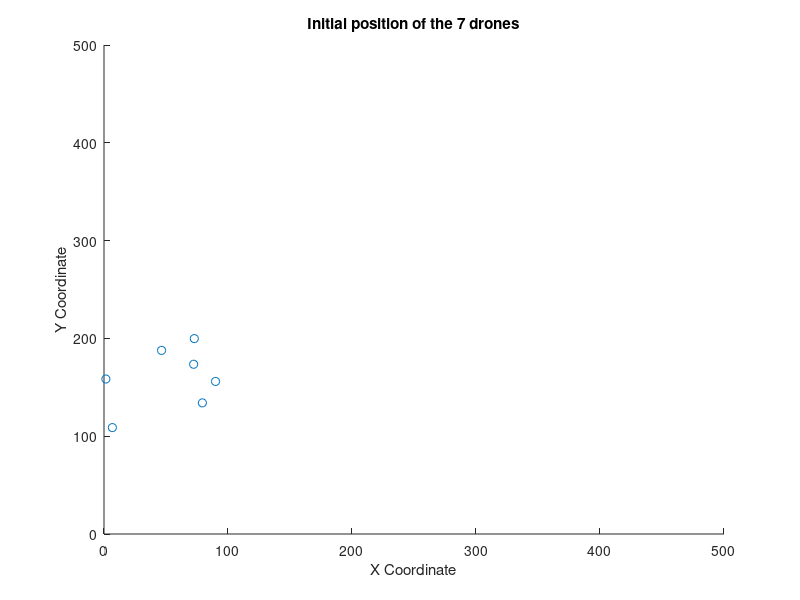
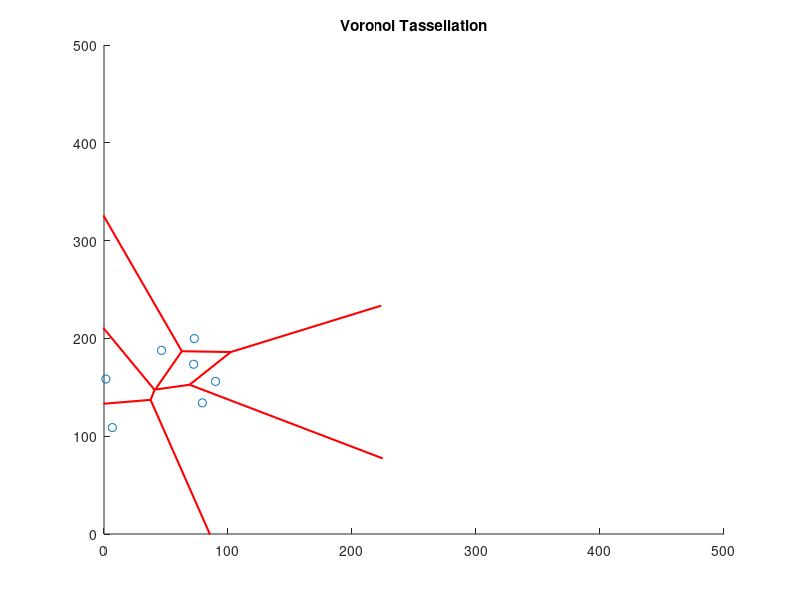
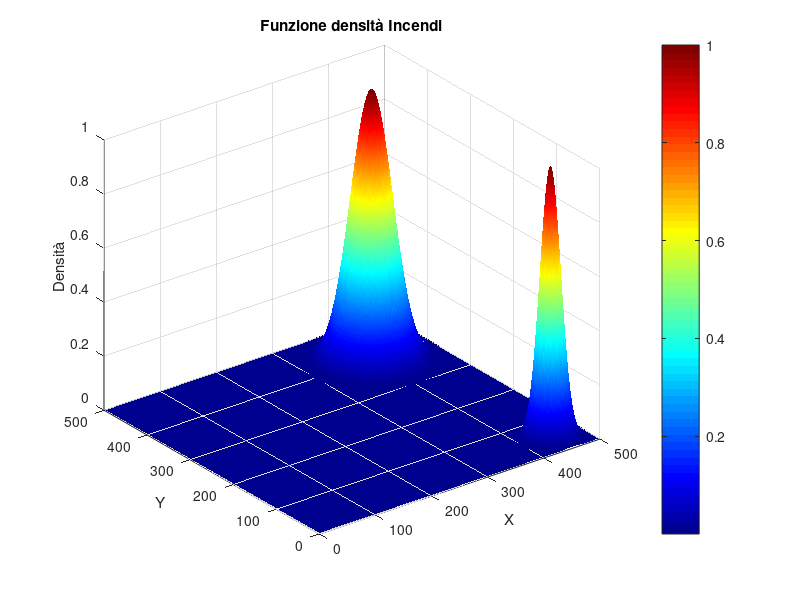
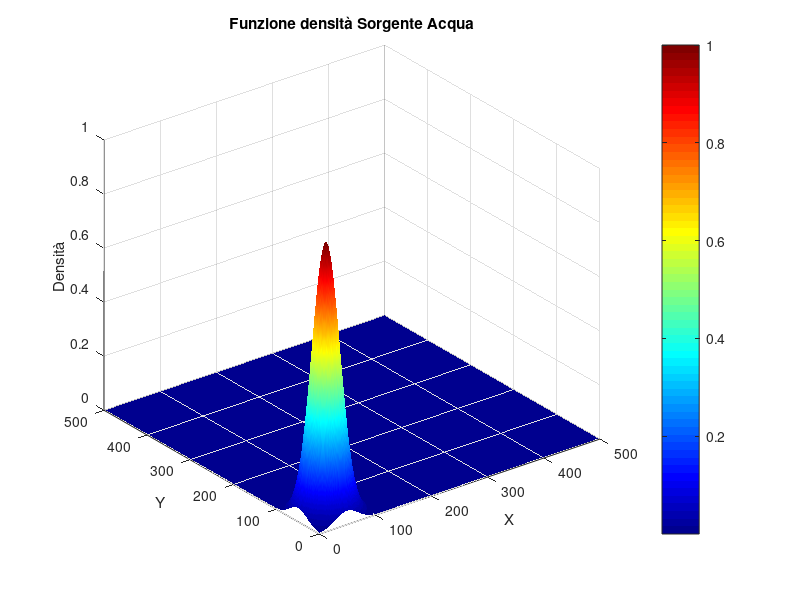

Here is the MATLAB script that generated these plots, in order: (Note: this script raises an error after producing the figures.)
clear all;
close all;
clc;

% Parameters
DO_SIMULATION = true;
INITIAL_VALUES = false;
PLOT_TRAJECTORIES = false;
SAVE_TRAJECTORIES = false;
vel_max = 800; 
inc_threshold1 = 30;  % Distance that has to be reach from the fire 1 
inc_threshold2 = 15;  % Distance that has to be reach from the fire 2
wat_threshold = 20;   % Distance that has to be reach from the water source to refill
refill_time = 20;

numDrones = 7;      % Set the number of drones
dimgrid = [500 500];   % Define the dimensions of the grid
kp = 20;   % Proportional gain for the Lyoid control 

points = zeros(numDrones,2);

% Generate random starting positions for each point
x = rand(numDrones, 1) * 100;   % Random x coordinates
y = 100 + rand(numDrones, 1) * 100;  % Random y coordinates

points = [x,y];

% Plot the points on a figure
figure(1);
scatter(points(:,1),points(:,2));
axis([0 dimgrid(1) 0 dimgrid(2)]); 
xlabel('X Coordinate');
ylabel('Y Coordinate');
title(sprintf('Initial position of the %d drones', numDrones));

% Compute and plot Voronoi tessellation
[vx, vy] = voronoi(points(:,1), points(:,2));

figure(2);
hold on;
plot(vx, vy, 'r-', 'LineWidth', 1.5);
axis([0 dimgrid(1) 0 dimgrid(2)]); 
scatter(points(:,1),points(:,2));
title('Voronoi Tassellation');

%% Density function for fires

% Fires Positions
x_fire1 = 400;
y_fire1 = 400;
x_fire2 = 450;
y_fire2 = 50;

% Water Positions
x_water = 50;
y_water = 50;

pos_fire1 = [x_fire1, y_fire1];
pos_fire2 = [x_fire2, y_fire2];
pos_water = [x_water, y_water];

% Standard deviations of fires and water source
sigma_fire1 = 30;
sigma_fire2 = 15;
sigma_water = 20;

% Creazione della griglia di punti
[x_m, y_m] = meshgrid(1:dimgrid(1), 1:dimgrid(2));

% Calcolo della distribuzione gaussiana
G_fire = exp(-(((x_m - x_fire1).^2) / (2 * sigma_fire1^2) + ((y_m - y_fire1).^2) / (2 * sigma_fire1^2))) + exp(-(((x_m - x_fire2).^2) / (2 * sigma_fire2^2) + ((y_m - y_fire2).^2) / (2 * sigma_fire2^2)));
G_water = exp(-(((x_m - x_water).^2) / (2 * sigma_water^2) + ((y_m - y_water).^2) / (2 * sigma_water^2)));

% Visualizzazione in 3D
figure(3);
surf(x_m, y_m, G_fire);
shading interp; % Per rendere la superficie più liscia
colormap jet;
colorbar;
xlabel('X');
ylabel('Y');
zlabel('Densità');
title('Funzione densità Incendi');
drawnow;
hold off;

figure(4);
surf(x_m, y_m, G_water);
shading interp; % Per rendere la superficie più liscia
colormap jet;
colorbar;
xlabel('X');
ylabel('Y');
zlabel('Densità');
title('Funzione densità Sorgente Acqua');
drawnow;
hold off;

status = ones(numDrones,1); 
% status = 1 il drone è carico di acqua e sta andando verso l'incendio
% status = 2 il drone è scarico di acqua e sta andando a rifornirsi 

%% Initial Voronoi Tassellation
[areas,centroids,vel] = voronoi_function(dimgrid,points,kp,G_fire,G_water,status);
if INITIAL_VALUES
    sum_areas = sum(areas);
    for i = 1:length(areas)
        fprintf('Initial areas %d: %f\n',i,areas(i));
    end
    disp(sum_areas)
    for i = 1:length(areas)
        fprintf('Initial centroids coordinates %d: [%f,%f]\n',i,centroids(i,1),centroids(i,2));
    end
    disp(sum_areas)
end

%% Simulation 

dt = 0.01;
T_sim = 500;

trajectories = zeros(numDrones,2,T_sim);

nx = points;
trajectories(:,:,1) = nx;

% Prepare figure for simulation
figure(5);
colors = lines(numDrones);
hold on;
axis([0 dimgrid(1) 0 dimgrid(2)]);
xlabel('X Coordinate');
ylabel('Y Coordinate');
title('Lloyd Simulation');

if DO_SIMULATION
    wait_counter = -ones(numDrones,1);
    count = -ones(numDrones,1);

    for i = 1:numDrones
        if count(i) == 0
            count(i) = -1;
            wait_counter(i) = -1;
        end
    end

    for t = 2:T_sim

        dist_inc1 = pdist2(pos_fire1, nx);
        dist_inc2 = pdist2(pos_fire2, nx);
        dist_wat = pdist2(pos_water, nx);

        for i= 1:numDrones
            if(dist_inc1(i) <= inc_threshold1 || dist_inc2(i) <= inc_threshold2)
                status(i) = 2;
            end
            if dist_wat(i) <= wat_threshold 
                status(i) = 1;
                if wait_counter(i) == -1 && count(i) == -1
                    wait_counter(i) = refill_time; % time needed for the refill
                    count(i) = 5;
                end
            end
        end

        % Compute Voronoi tessellation and centroids
        [areas, centroids, vel] = voronoi_function(dimgrid, nx, kp, G_fire, G_water, status);

        % Impose a maximum velocity
        vel = sign(vel) .* min(abs(vel), vel_max);

        for i = 1:numDrones
            if wait_counter(i) > 0
                vel(i,:) = [0,0];
                wait_counter(i) = wait_counter(i) - 1;
            elseif count(i) == 0
                count(i) = -1;
                wait_counter(i) = -1;
            elseif wait_counter(i) == 0
                count(i) = count(i) - 1;
            end
        end

        % Update positions using 2D velocity vectors
        nx = nx + vel * dt;

        cla;
        hold on;
        
        if SAVE_TRAJECTORIES
            % Save the updated positions into the trajectories array
            trajectories(:, :, t) = nx;
        end
        
        % Plot the trajectory for each drone up to the current time
        for i = 1:numDrones
            if PLOT_TRAJECTORIES
                % Extract the trajectory so far (squeeze the slice into a 2D array)
                traj = squeeze(trajectories(i, :, 1:t));
                plot(traj(1, :), traj(2, :), '-', 'Color', colors(i,:), 'LineWidth', 1.5);
            end
            % Plot the current drone position as a marker
            plot(nx(i, 1), nx(i, 2), 'o', 'Color', colors(i,:), 'MarkerSize', 8, 'MarkerFaceColor', colors(i,:));
            
        end
        voronoi(nx(:,1),nx(:,2));
        
        plot(x_fire1,y_fire1,'x','Color', 'r', 'MarkerSize', sigma_fire1)
        plot(x_fire2,y_fire2,'x','Color', 'r', 'MarkerSize', sigma_fire2)
        plot(x_water,y_water,'o','Color', 'b', 'MarkerSize', sigma_water)

        drawnow;  % Force MATLAB to update the figure
        % Optionally add a pause (e.g., pause(0.01)) to slow down the simulation for visualization
    end
end